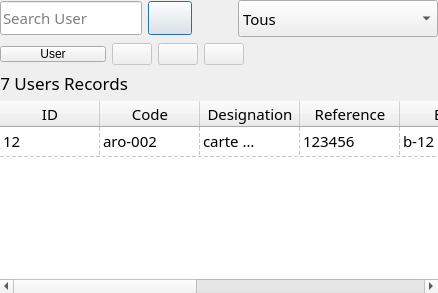
            <widget class="QWidget" name="UsersPage">
             <layout class="QVBoxLayout" name="verticalLayout_11">
              <property name="leftMargin">
               <number>0</number>
              </property>
              <property name="topMargin">
               <number>0</number>
              </property>
              <property name="rightMargin">
               <number>0</number>
              </property>
              <property name="bottomMargin">
               <number>0</number>
              </property>
              <item>
               <widget class="QFrame" name="searchFrame_3">
                <property name="frameShape">
                 <enum>QFrame::NoFrame</enum>
                </property>
                <property name="frameShadow">
                 <enum>QFrame::Raised</enum>
                </property>
                <layout class="QHBoxLayout" name="horizontalLayout_8">
                 <property name="leftMargin">
                  <number>0</number>
                 </property>
                 <property name="topMargin">
                  <number>0</number>
                 </property>
                 <property name="rightMargin">
                  <number>0</number>
                 </property>
                 <property name="bottomMargin">
                  <number>0</number>
                 </property>
                 <item>
                  <widget class="QLineEdit" name="lineEditSearchUser">
                   <property name="minimumSize">
                    <size>
                     <width>0</width>
                     <height>34</height>
                    </size>
                   </property>
                   <property name="font">
                    <font>
                     <family>Monaco</family>
                     <pointsize>11</pointsize>
                     <weight>50</weight>
                     <italic>false</italic>
                     <bold>false</bold>
                    </font>
                   </property>
                   <property name="styleSheet">
                    <string notr="true">p</string>
                   </property>
                   <property name="placeholderText">
                    <string>Search User</string>
                   </property>
                   <property name="cursorMoveStyle">
                    <enum>Qt::LogicalMoveStyle</enum>
                   </property>
                   <property name="clearButtonEnabled">
                    <bool>true</bool>
                   </property>
                  </widget>
                 </item>
                 <item>
                  <widget class="QPushButton" name="btnSearchUsers">
                   <property name="sizePolicy">
                    <sizepolicy hsizetype="Fixed" vsizetype="Fixed">
                     <horstretch>0</horstretch>
                     <verstretch>0</verstretch>
                    </sizepolicy>
                   </property>
                   <property name="minimumSize">
                    <size>
                     <width>44</width>
                     <height>34</height>
                    </size>
                   </property>
                   <property name="font">
                    <font>
                     <family>Monaco</family>
                     <pointsize>11</pointsize>
                     <weight>50</weight>
                     <italic>false</italic>
                     <bold>false</bold>
                    </font>
                   </property>
                   <property name="layoutDirection">
                    <enum>Qt::LeftToRight</enum>
                   </property>
                   <property name="autoFillBackground">
                    <bool>false</bool>
                   </property>
                   <property name="text">
                    <string/>
                   </property>
                   <property name="icon">
                    <iconset resource="../resource.qrc">
                     <normaloff>:/icons/icons/magnifier.png</normaloff>:/icons/icons/magnifier.png</iconset>
                   </property>
                   <property name="iconSize">
                    <size>
                     <width>20</width>
                     <height>20</height>
                    </size>
                   </property>
                   <property name="autoDefault">
                    <bool>false</bool>
                   </property>
                   <property name="default">
                    <bool>true</bool>
                   </property>
                  </widget>
                 </item>
                 <item>
                  <spacer name="horizontalSpacer_5">
                   <property name="orientation">
                    <enum>Qt::Horizontal</enum>
                   </property>
                   <property name="sizeHint" stdset="0">
                    <size>
                     <width>40</width>
                     <height>20</height>
                    </size>
                   </property>
                  </spacer>
                 </item>
                 <item>
                  <widget class="QComboBox" name="cbBoxUsersByGroup">
                   <property name="minimumSize">
                    <size>
                     <width>200</width>
                     <height>37</height>
                    </size>
                   </property>
                   <property name="font">
                    <font>
                     <family>Monaco</family>
                     <pointsize>11</pointsize>
                     <weight>50</weight>
                     <italic>false</italic>
                     <bold>false</bold>
                    </font>
                   </property>
                   <property name="editable">
                    <bool>false</bool>
                   </property>
                   <property name="currentText">
                    <string>Tous</string>
                   </property>
                   <item>
                    <property name="text">
                     <string>Tous</string>
                    </property>
                   </item>
                   <item>
                    <property name="text">
                     <string>Admin</string>
                    </property>
                   </item>
                   <item>
                    <property name="text">
                     <string>Other</string>
                    </property>
                   </item>
                  </widget>
                 </item>
                </layout>
               </widget>
              </item>
              <item>
               <widget class="QWidget" name="mainTableWidget_2" native="true">
                <property name="sizePolicy">
                 <sizepolicy hsizetype="Expanding" vsizetype="Expanding">
                  <horstretch>0</horstretch>
                  <verstretch>0</verstretch>
                 </sizepolicy>
                </property>
                <layout class="QVBoxLayout" name="verticalLayout_10" stretch="0,0,0">
                 <property name="sizeConstraint">
                  <enum>QLayout::SetDefaultConstraint</enum>
                 </property>
                 <property name="leftMargin">
                  <number>0</number>
                 </property>
                 <property name="topMargin">
                  <number>0</number>
                 </property>
                 <property name="rightMargin">
                  <number>0</number>
                 </property>
                 <property name="bottomMargin">
                  <number>0</number>
                 </property>
                 <item>
                  <widget class="QFrame" name="usersToolBarFrame">
                   <layout class="QHBoxLayout" name="horizontalLayout_9">
                    <property name="leftMargin">
                     <number>0</number>
                    </property>
                    <property name="topMargin">
                     <number>0</number>
                    </property>
                    <property name="rightMargin">
                     <number>0</number>
                    </property>
                    <property name="bottomMargin">
                     <number>0</number>
                    </property>
                    <item>
                     <widget class="QPushButton" name="newUserBtn">
                      <property name="toolTip">
                       <string>Nouvel Utilisateur</string>
                      </property>
                      <property name="styleSheet">
                       <string notr="true">padding: 0px 7px;
min-width: 90px;</string>
                      </property>
                      <property name="text">
                       <string>User</string>
                      </property>
                      <property name="icon">
                       <iconset resource="../resource.qrc">
                        <normaloff>:/icons/icons/plus.png</normaloff>:/icons/icons/plus.png</iconset>
                      </property>
                      <property name="iconSize">
                       <size>
                        <width>20</width>
                        <height>20</height>
                       </size>
                      </property>
                     </widget>
                    </item>
                    <item>
                     <widget class="QPushButton" name="editUserBtn">
                      <property name="enabled">
                       <bool>false</bool>
                      </property>
                      <property name="toolTip">
                       <string>Modifier l'utilisateur</string>
                      </property>
                      <property name="text">
                       <string/>
                      </property>
                      <property name="icon">
                       <iconset resource="../resource.qrc">
                        <normaloff>:/icons/icons/clipboard--pencil.png</normaloff>:/icons/icons/clipboard--pencil.png</iconset>
                      </property>
                      <property name="iconSize">
                       <size>
                        <width>25</width>
                        <height>25</height>
                       </size>
                      </property>
                     </widget>
                    </item>
                    <item>
                     <widget class="QPushButton" name="delUserBtn">
                      <property name="enabled">
                       <bool>false</bool>
                      </property>
                      <property name="toolTip">
                       <string>Suprimer l'utilisateur</string>
                      </property>
                      <property name="text">
                       <string/>
                      </property>
                      <property name="icon">
                       <iconset resource="../resource.qrc">
                        <normaloff>:/icons/icons/scissors--minus.png</normaloff>:/icons/icons/scissors--minus.png</iconset>
                      </property>
                      <property name="iconSize">
                       <size>
                        <width>25</width>
                        <height>25</height>
                       </size>
                      </property>
                     </widget>
                    </item>
                    <item>
                     <widget class="QPushButton" name="changePasswordBtn">
                      <property name="enabled">
                       <bool>false</bool>
                      </property>
                      <property name="toolTip">
                       <string>Change le Mot de Pass</string>
                      </property>
                      <property name="text">
                       <string/>
                      </property>
                      <property name="iconSize">
                       <size>
                        <width>25</width>
                        <height>25</height>
                       </size>
                      </property>
                     </widget>
                    </item>
                    <item>
                     <spacer name="horizontalSpacer_7">
                      <property name="orientation">
                       <enum>Qt::Horizontal</enum>
                      </property>
                      <property name="sizeHint" stdset="0">
                       <size>
                        <width>40</width>
                        <height>20</height>
                       </size>
                      </property>
                     </spacer>
                    </item>
                   </layout>
                  </widget>
                 </item>
                 <item>
                  <widget class="QFrame" name="frame_3">
                   <property name="frameShape">
                    <enum>QFrame::NoFrame</enum>
                   </property>
                   <property name="frameShadow">
                    <enum>QFrame::Raised</enum>
                   </property>
                   <layout class="QHBoxLayout" name="horizontalLayout_10">
                    <property name="leftMargin">
                     <number>0</number>
                    </property>
                    <property name="topMargin">
                     <number>0</number>
                    </property>
                    <property name="rightMargin">
                     <number>0</number>
                    </property>
                    <property name="bottomMargin">
                     <number>0</number>
                    </property>
                    <item>
                     <widget class="QLabel" name="labelUsersCount">
                      <property name="minimumSize">
                       <size>
                        <width>0</width>
                        <height>0</height>
                       </size>
                      </property>
                      <property name="font">
                       <font>
                        <family>Monaco</family>
                        <pointsize>13</pointsize>
                        <weight>50</weight>
                        <italic>false</italic>
                        <bold>false</bold>
                       </font>
                      </property>
                      <property name="styleSheet">
                       <string notr="true"/>
                      </property>
                      <property name="text">
                       <string>7 Users Records</string>
                      </property>
                      <property name="alignment">
                       <set>Qt::AlignRight|Qt::AlignTrailing|Qt::AlignVCenter</set>
                      </property>
                      <property name="indent">
                       <number>5</number>
                      </property>
                     </widget>
                    </item>
                    <item>
                     <spacer name="horizontalSpacer_8">
                      <property name="orientation">
                       <enum>Qt::Horizontal</enum>
                      </property>
                      <property name="sizeHint" stdset="0">
                       <size>
                        <width>40</width>
                        <height>20</height>
                       </size>
                      </property>
                     </spacer>
                    </item>
                   </layout>
                  </widget>
                 </item>
                 <item>
                  <widget class="QTableWidget" name="tableWidgetUsers">
                   <property name="minimumSize">
                    <size>
                     <width>0</width>
                     <height>0</height>
                    </size>
                   </property>
                   <property name="font">
                    <font>
                     <family>Monaco</family>
                     <pointsize>11</pointsize>
                     <weight>50</weight>
                     <italic>false</italic>
                     <bold>false</bold>
                    </font>
                   </property>
                   <property name="frameShape">
                    <enum>QFrame::NoFrame</enum>
                   </property>
                   <property name="editTriggers">
                    <set>QAbstractItemView::NoEditTriggers</set>
                   </property>
                   <property name="alternatingRowColors">
                    <bool>false</bool>
                   </property>
                   <property name="selectionBehavior">
                    <enum>QAbstractItemView::SelectRows</enum>
                   </property>
                   <property name="gridStyle">
                    <enum>Qt::DashLine</enum>
                   </property>
                   <property name="sortingEnabled">
                    <bool>true</bool>
                   </property>
                   <property name="columnCount">
                    <number>9</number>
                   </property>
                   <attribute name="horizontalHeaderVisible">
                    <bool>true</bool>
                   </attribute>
                   <attribute name="horizontalHeaderCascadingSectionResizes">
                    <bool>false</bool>
                   </attribute>
                   <attribute name="horizontalHeaderShowSortIndicator" stdset="0">
                    <bool>false</bool>
                   </attribute>
                   <attribute name="horizontalHeaderStretchLastSection">
                    <bool>true</bool>
                   </attribute>
                   <attribute name="verticalHeaderVisible">
                    <bool>false</bool>
                   </attribute>
                   <row>
                    <property name="text">
                     <string>New Row</string>
                    </property>
                   </row>
                   <column>
                    <property name="text">
                     <string>ID</string>
                    </property>
                   </column>
                   <column>
                    <property name="text">
                     <string>Code</string>
                    </property>
                    <property name="font">
                     <font>
                      <family>Monaco</family>
                      <weight>50</weight>
                      <bold>false</bold>
                     </font>
                    </property>
                   </column>
                   <column>
                    <property name="text">
                     <string>Designation</string>
                    </property>
                   </column>
                   <column>
                    <property name="text">
                     <string>Reference</string>
                    </property>
                   </column>
                   <column>
                    <property name="text">
                     <string>Emp</string>
                    </property>
                   </column>
                   <column>
                    <property name="text">
                     <string>U-M</string>
                    </property>
                   </column>
                   <column>
                    <property name="text">
                     <string>Qte</string>
                    </property>
                    <property name="textAlignment">
                     <set>AlignLeading|AlignVCenter</set>
                    </property>
                   </column>
                   <column>
                    <property name="text">
                     <string>Prix</string>
                    </property>
                    <property name="textAlignment">
                     <set>AlignLeading|AlignVCenter</set>
                    </property>
                   </column>
                   <column>
                    <property name="text">
                     <string>Valeur</string>
                    </property>
                   </column>
                   <item row="0" column="0">
                    <property name="text">
                     <string>12</string>
                    </property>
                   </item>
                   <item row="0" column="1">
                    <property name="text">
                     <string>aro-002</string>
                    </property>
                   </item>
                   <item row="0" column="2">
                    <property name="text">
                     <string>carte electronique</string>
                    </property>
                   </item>
                   <item row="0" column="3">
                    <property name="text">
                     <string>123456</string>
                    </property>
                   </item>
                   <item row="0" column="4">
                    <property name="text">
                     <string>b-12</string>
                    </property>
                   </item>
                   <item row="0" column="5">
                    <property name="text">
                     <string>pcs</string>
                    </property>
                   </item>
                   <item row="0" column="6">
                    <property name="text">
                     <string>10</string>
                    </property>
                   </item>
                   <item row="0" column="7">
                    <property name="text">
                     <string>1500</string>
                    </property>
                   </item>
                   <item row="0" column="8">
                    <property name="text">
                     <string>15000</string>
                    </property>
                   </item>
                  </widget>
                 </item>
                </layout>
               </widget>
              </item>
             </layout>
            </widget>
